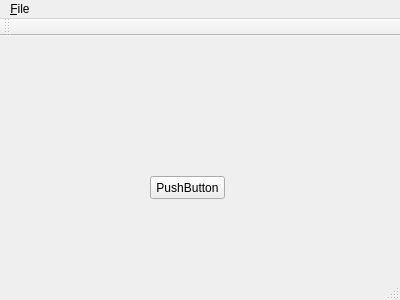
<?xml version="1.0" encoding="UTF-8"?>
<ui version="4.0">
 <class>MainWindow</class>
 <widget class="QMainWindow" name="MainWindow">
  <property name="geometry">
   <rect>
    <x>0</x>
    <y>0</y>
    <width>400</width>
    <height>300</height>
   </rect>
  </property>
  <property name="windowTitle">
   <string>MainWindow</string>
  </property>
  <widget class="QWidget" name="centralWidget">
   <widget class="QPushButton" name="pushButton">
    <property name="geometry">
     <rect>
      <x>150</x>
      <y>140</y>
      <width>75</width>
      <height>23</height>
     </rect>
    </property>
    <property name="text">
     <string>PushButton</string>
    </property>
   </widget>
  </widget>
  <widget class="QMenuBar" name="menuBar">
   <property name="geometry">
    <rect>
     <x>0</x>
     <y>0</y>
     <width>400</width>
     <height>19</height>
    </rect>
   </property>
   <widget class="QMenu" name="menu_F">
    <property name="title">
     <string>&amp;File</string>
    </property>
    <addaction name="action_N"/>
   </widget>
   <addaction name="menu_F"/>
  </widget>
  <widget class="QToolBar" name="mainToolBar">
   <attribute name="toolBarArea">
    <enum>TopToolBarArea</enum>
   </attribute>
   <attribute name="toolBarBreak">
    <bool>false</bool>
   </attribute>
  </widget>
  <widget class="QStatusBar" name="statusBar"/>
  <action name="action_N">
   <property name="text">
    <string>&amp;New</string>
   </property>
   <property name="shortcut">
    <string>Ctrl+N</string>
   </property>
  </action>
 </widget>
 <layoutdefault spacing="6" margin="11"/>
 <resources/>
 <connections/>
</ui>
